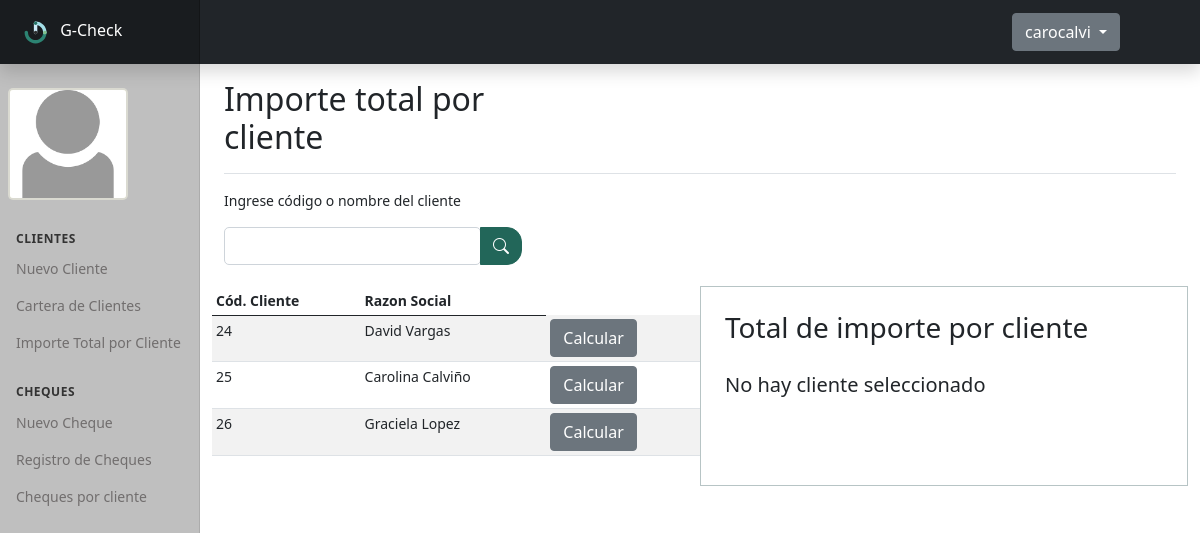
/contador.php (signed in), run on the app's committed database.
### tables this page shows
CREATE TABLE `users` (
  `id_user` int(11) NOT NULL,
  `usuario` varchar(25) NOT NULL,
  `pass` varchar(10) NOT NULL,
  `imagen` varchar(50) NOT NULL
);

CREATE TABLE `clientes` (
  `id_clientes` int(11) NOT NULL,
  `nombre` varchar(25) NOT NULL,
  `cuit` int(20) NOT NULL,
  `telefono` int(20) NOT NULL,
  `email` varchar(25) NOT NULL
);

### contador.php (the view, shortened to what this page needs)
<?php
include("conexion.php");
include_once("includes/header.php");
include_once("includes/sidebar.php");
include_once("includes/footer.php");
$where = "";
?>
<div class="d-flex justify-content-between flex-wrap flex-md-nowrap align-items-center pt-3 pb-2 mb-3 border-bottom">
  <div class="col-md-4">
    <h2>Importe total por cliente</h2>
  </div>
</div>
<div class="col-md-6">
    <form action="<?php $_SERVER['PHP_SELF']; ?>" method="POST">
      <label class="mb-3">Ingrese código o nombre del cliente</label>
      <div class="input-group">
            <div class="form-outline">
                <input type="search" id="form1" class="form-control-dos" name="campo" />
            </div>
            <button type="submit" class="btn btn-primary" name="enviar-nombre" value="Buscar">
                <i class="bi bi-search"></i>
            </button>
      </div>
    </form>
</div>
<div class="row">
    <div class="col-md-6">
        <div class="table-responsive">
            <table class="table table-striped table-sm">
            <thead>
                <tr>
                <th scope="col">Cód. Cliente</th>
                <th scope="col">Razon Social</th>
                </tr>
            </thead>
            <tbody>
                <?php
                $query = "SELECT clientes.id_clientes, clientes.nombre FROM clientes $where";
                $result = mysqli_query($conexion, $query);
                while($row = mysqli_fetch_array($result)){ ?>
                <tr>
                    <td><?php echo $row['id_clientes']; ?></td>
                    <td><?php echo $row['nombre']; ?></td>
                    <td><a class="btn btn-secondary" href="contador.php?id=<?php echo $row['id_clientes']; ?>">Calcular</td>
                </tr>
                <?php } ?>
            </tbody>
            </table>
        </div>
        <br>
    </div>
    <div class="col-md-6 div-total">
        <h3>Total de importe por cliente</h3>
        <br>
        <h5><?php  if(isset($suma)){
            echo "Cód. Cliente : ".$id. "<br>". "Importe total: $". $total=$fila['total'];
        }else{
            echo "No hay cliente seleccionado";
        }
         ?>
        </h5>
    </div>
</div>

### includes/sidebar.php (shortened to what this page needs)
<body>
<header class="navbar navbar-dark sticky-top bg-dark flex-md-nowrap p-0 shadow">
  <a class="navbar-brand col-md-3 col-lg-2 me-0 px-3" href="#">
    <img src="img/logo.svg" alt="Logo G-Check" width="40px">
    G-Check</a>
  <div class="dropdown perfil">
    <a class="btn btn-secondary dropdown-toggle" href="#" role="button" id="dropdownMenuLink" data-bs-toggle="dropdown" aria-expanded="false">
      <?php echo $_SESSION["usuario"]; ?>
    </a>
  </div>
</header>
<div class="container-fluid">
<div class="row">
<nav id="sidebarMenu" class="col-md-3 col-lg-2 d-md-block bg-light sidebar collapse">
  <div class="position-sticky pt-3">
    <a href="gestion.php" class="nav-link">
      <?php
        $id = $_SESSION['id'];
        $query = "SELECT imagen FROM users WHERE id_user = '$id'";
        $result = mysqli_query($conexion, $query);
        while($row = mysqli_fetch_array($result)){ ?>
         <?php echo "<a href='gestion.php' ><img src='".$row['imagen']."' class='logo'></a>"; ?>
        <?php } ?>
    </a>
    <h6 class="sidebar-heading d-flex justify-content-between align-items-center px-3 mt-4 mb-1 text-muted">
      <span>Clientes</span>
    </h6>
    <ul class="nav flex-column mb-2">
      <li class="nav-item">
        <a class="nav-link" href="nuevo-cliente.php">
          Nuevo Cliente
        </a>
      </li>
     <li class="nav-item">
        <a class="nav-link" href="gestion.php">
          Cartera de Clientes
        </a>
      </li>
      <li class="nav-item">
        <a class="nav-link" href="contador.php">
          Importe Total por Cliente
        </a>
      </li>
    </ul>
    <h6 class="sidebar-heading d-flex justify-content-between align-items-center px-3 mt-4 mb-1 text-muted">
      <span>Cheques</span>
    </h6>
    <ul class="nav flex-column mb-2">
      <li class="nav-item">
        <a class="nav-link" href="nuevo-cheque.php">
          Nuevo Cheque
        </a>
      </li>
      <li class="nav-item">
        <a class="nav-link" href="cheques.php">
          Registro de Cheques
        </a>
      </li>
      <li class="nav-item">
        <a class="nav-link" href="cliente-cheque.php">
          Cheques por cliente
        </a>
      </li>
  </div>
</nav>
<main class="col-md-9 ms-sm-auto col-lg-10 px-md-4 px-3">

### css/style.css (style rules this page uses)
body { font-family: }
a { color: #00332a; text-decoration: none; }
a { color: }
.logo { max-width: 120px; height: auto; margin: 0.5rem; border-radius: 5px; background-color: beige; border: 2px solid rgba(202, 202, 202, 0.623); }
.form-control-dos { display: block; width: 100%; padding: 0.375rem 0.75rem; font-size: 1rem; font-weight: 400; line-height: 1.5; color: #212529; background-color: #fff; background-clip: padding-box; border: 1px solid #ced4da; -webkit-appearance: none; -moz-appearance: none; appearance: none; border-radius: 5px 5px 5px 5px; transition: border-color 0.15s ease-in-out, box-shadow 0.15s ease-in-out; }
.perfil { margin-right: 5rem; }
.div-total { border: 1px solid rgb(183 196 197); padding: 1.5rem; max-height: 200px; }

### css/dashboard.css (style rules this page uses)
body { font-size: .875rem; }
.sidebar { position: fixed; top: 0; bottom: 0; left: 0; z-index: 100; padding: 48px 0 0; box-shadow: inset -1px 0 0 rgba(0, 0, 0, .1); }
.sidebar .nav-link { font-weight: 500; color: #716e6e; }
.sidebar-heading { font-size: .75rem; text-transform: uppercase; }
.navbar-brand { padding-top: .75rem; padding-bottom: .75rem; font-size: 1rem; background-color: rgba(0, 0, 0, .25); box-shadow: inset -1px 0 0 rgba(0, 0, 0, .25); }

### data on the page
users: imagen (picture)
clientes: id_clientes "24", nombre "David Vargas"
clientes: id_clientes "25", nombre "Carolina Calviño"
clientes: id_clientes "26", nombre "Graciela Lopez"

### other printed values
$_SESSION["usuario"] "carocalvi"
